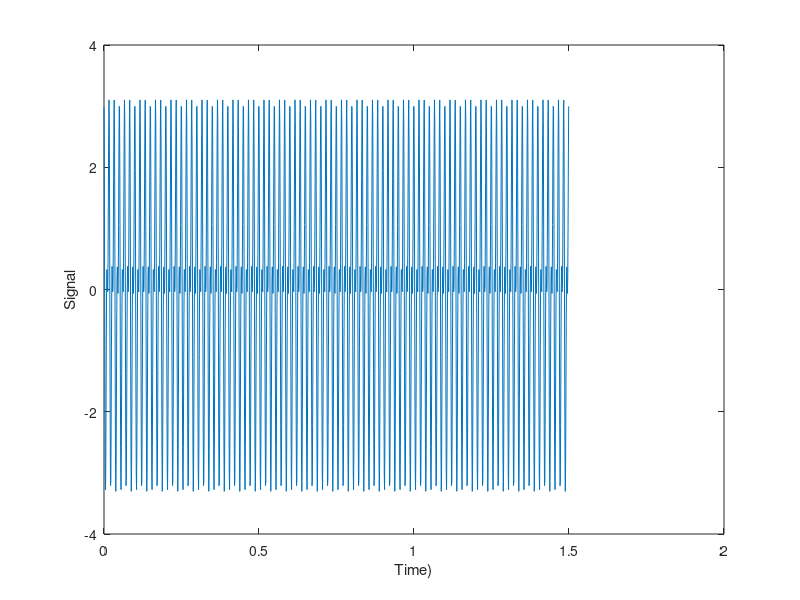
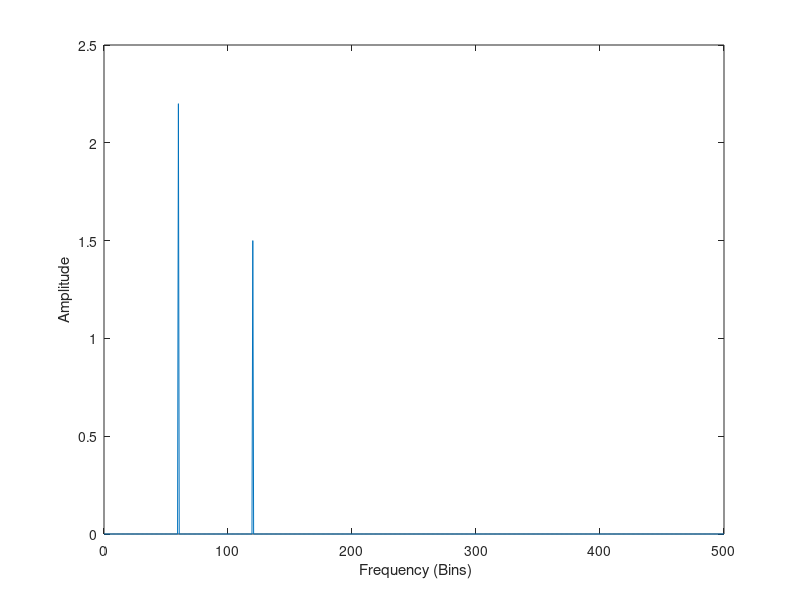
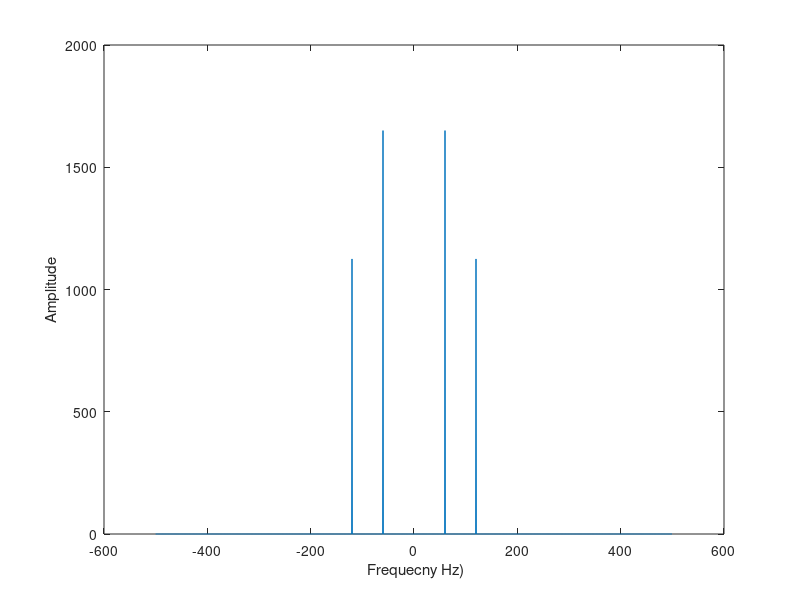

MATLAB code for these plots, in order:
%%
clear all;
close all;
clc;

%% Creating signal
Fs=1000;                            %Sampling fresquncy
T_inc=1/Fs;                         %Time increament
T_measure=1.5;                      %Duration of measurment
time=0:T_inc:T_measure - T_inc;     %Vector contains sampling time
L=length(time);                     %Lenght of signal             


%% Sum of a 60Hz and 120 Hz sinusoidal
f1=120;
f2=60;
phi1=1.5;
phi2=2.4;
amplitude1=1.5;
amplitude2=2.2;
y=amplitude1*sin(2.*pi.*f1*time+phi1) + amplitude2*sin(2.*pi.*f2*time+phi2);

%% ploting the signal
figure('Name','Signal in time domain'), plot(time(:), y(:) );
xlabel('Time)')
ylabel('Signal');

%% 
signal_FFT=fft(y,L)/L;
amplitude=2*abs( signal_FFT(1: floor(L/2) +1) );
frequency=Fs/2*linspace(0,1, floor(L/2) +1);

%% plotting the amplitude and frequecy in Hz
figure('Name','Signal in frequency domain'), plot(frequency, amplitude );
xlabel(' Frequency (Bins)')
ylabel('Amplitude');


%% plot using fftshift
c=-Fs/2:  Fs/L  :Fs/2-Fs/L;
figure('Name','Signal in frequency domain'),  plot(c,fftshift(abs( fft(y)  ))) ;
xlabel(' Frequecny Hz)')
ylabel('Amplitude');
